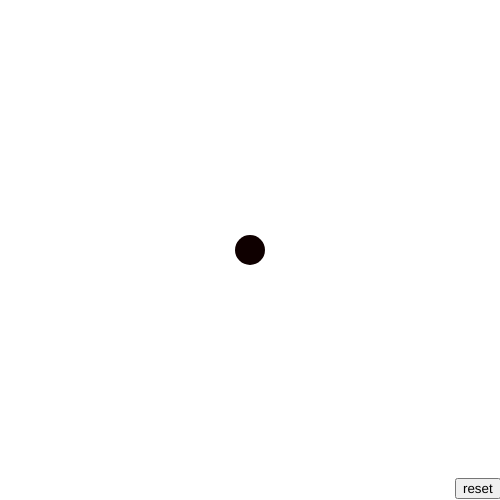
Frame 1 (no input)
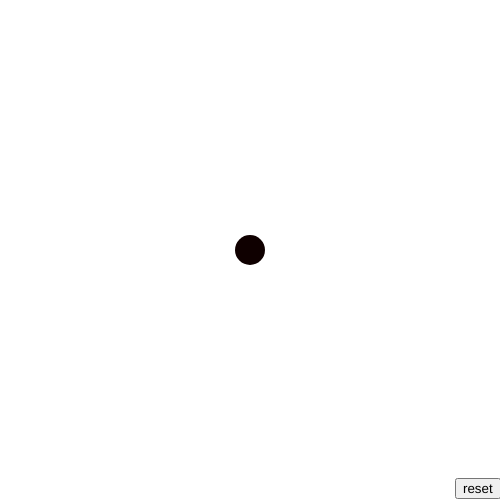
Frame 60 (no input)
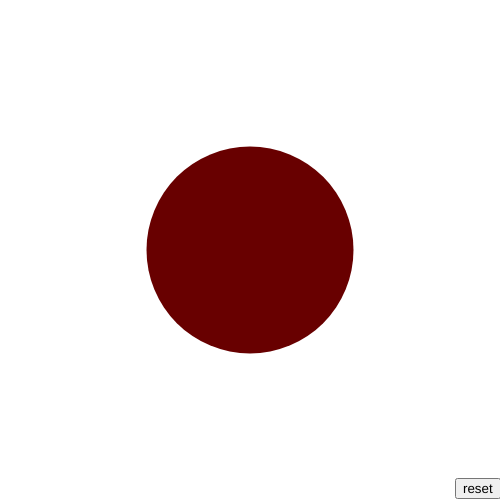
Frame 120 (the mouse pressed at the canvas centre since frame 60)

The p5.js sketch that drew these frames (run headless with seeded random() and noise() and a simulated clock; from frame 60 on, the mouse is pressed at the canvas centre):

// p5.js sketch
// ── sketch.js
//Some of your code copied due to an infinite for-loop crash in my code, but mine was virtually the same, just with a few tweaks/rewords. 

var x = 250; 
var y = 250; 
var size = 30;            //Creating variables for position & size
var z = 0

let button;

function setup() {       //Creating background
  button = createButton('reset'); //creating reset button
  button.position(455, 478);
  button.mousePressed(reset);
  createCanvas(500, 500);
  background(255);
  noStroke();
}

function reset(){ //having reset button completely reset the function & wipe the background
x = 250; 
y = 250; 
size = 30;
z = 0;
background(255,255,255);
}

function draw() {
  background(255,255,255);
  fill((size/2),0,0);       //setting color of ball proportional to size
  ellipse(x, y, size, size);     //creating the ellipse with variables
  distance = dist(x, y, mouseX, mouseY); //distance between ball and mouse
  if(size<=500&&size>1){         //
    if (distance < size / 2) { //if the mouse is on the ball
      size += 3;              //grow the ball to be larger
    } else {
      size = 30;              //if mouse leaves the ball, set back to original size
    }
  }
  if (size>=500){             //if the ball reaches the edge of the screen
    size = 0;                 //make the size of the ball 0
    z = 1;                 //set another variable for a new loop
  }
  if (z==1){               //once the ball reaches the edge of the screen, loop this
    background(random(255),random(255),random(255))    //random color bg
  }
}
